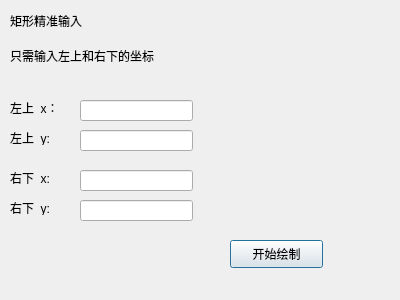
<?xml version="1.0" encoding="UTF-8"?>
<ui version="4.0">
 <class>Dialog_rectangle</class>
 <widget class="QDialog" name="Dialog_rectangle">
  <property name="geometry">
   <rect>
    <x>0</x>
    <y>0</y>
    <width>400</width>
    <height>300</height>
   </rect>
  </property>
  <property name="windowTitle">
   <string>Dialog</string>
  </property>
  <widget class="QLabel" name="label">
   <property name="geometry">
    <rect>
     <x>10</x>
     <y>10</y>
     <width>91</width>
     <height>21</height>
    </rect>
   </property>
   <property name="text">
    <string>矩形精准输入</string>
   </property>
  </widget>
  <widget class="QLabel" name="label_2">
   <property name="geometry">
    <rect>
     <x>10</x>
     <y>40</y>
     <width>191</width>
     <height>31</height>
    </rect>
   </property>
   <property name="text">
    <string>只需输入左上和右下的坐标</string>
   </property>
  </widget>
  <widget class="QLabel" name="label_3">
   <property name="geometry">
    <rect>
     <x>10</x>
     <y>100</y>
     <width>72</width>
     <height>15</height>
    </rect>
   </property>
   <property name="text">
    <string>左上_x：</string>
   </property>
  </widget>
  <widget class="QLabel" name="label_4">
   <property name="geometry">
    <rect>
     <x>10</x>
     <y>130</y>
     <width>72</width>
     <height>15</height>
    </rect>
   </property>
   <property name="text">
    <string>左上_y:</string>
   </property>
  </widget>
  <widget class="QLineEdit" name="lineEdit">
   <property name="geometry">
    <rect>
     <x>80</x>
     <y>100</y>
     <width>113</width>
     <height>21</height>
    </rect>
   </property>
  </widget>
  <widget class="QLineEdit" name="lineEdit_2">
   <property name="geometry">
    <rect>
     <x>80</x>
     <y>130</y>
     <width>113</width>
     <height>21</height>
    </rect>
   </property>
  </widget>
  <widget class="QLabel" name="label_5">
   <property name="geometry">
    <rect>
     <x>10</x>
     <y>170</y>
     <width>72</width>
     <height>15</height>
    </rect>
   </property>
   <property name="text">
    <string>右下_x:</string>
   </property>
  </widget>
  <widget class="QLabel" name="label_6">
   <property name="geometry">
    <rect>
     <x>10</x>
     <y>200</y>
     <width>72</width>
     <height>15</height>
    </rect>
   </property>
   <property name="text">
    <string>右下_y:</string>
   </property>
  </widget>
  <widget class="QLineEdit" name="lineEdit_3">
   <property name="geometry">
    <rect>
     <x>80</x>
     <y>170</y>
     <width>113</width>
     <height>21</height>
    </rect>
   </property>
  </widget>
  <widget class="QLineEdit" name="lineEdit_4">
   <property name="geometry">
    <rect>
     <x>80</x>
     <y>200</y>
     <width>113</width>
     <height>21</height>
    </rect>
   </property>
  </widget>
  <widget class="QPushButton" name="pushButton">
   <property name="geometry">
    <rect>
     <x>230</x>
     <y>240</y>
     <width>93</width>
     <height>28</height>
    </rect>
   </property>
   <property name="text">
    <string>开始绘制</string>
   </property>
  </widget>
 </widget>
 <resources/>
 <connections/>
</ui>
